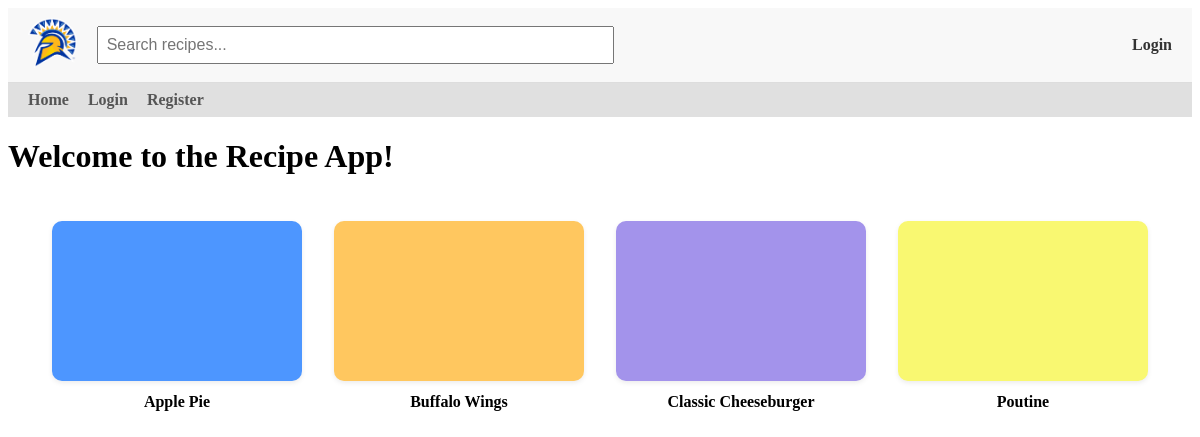
Before: / with the older database file.
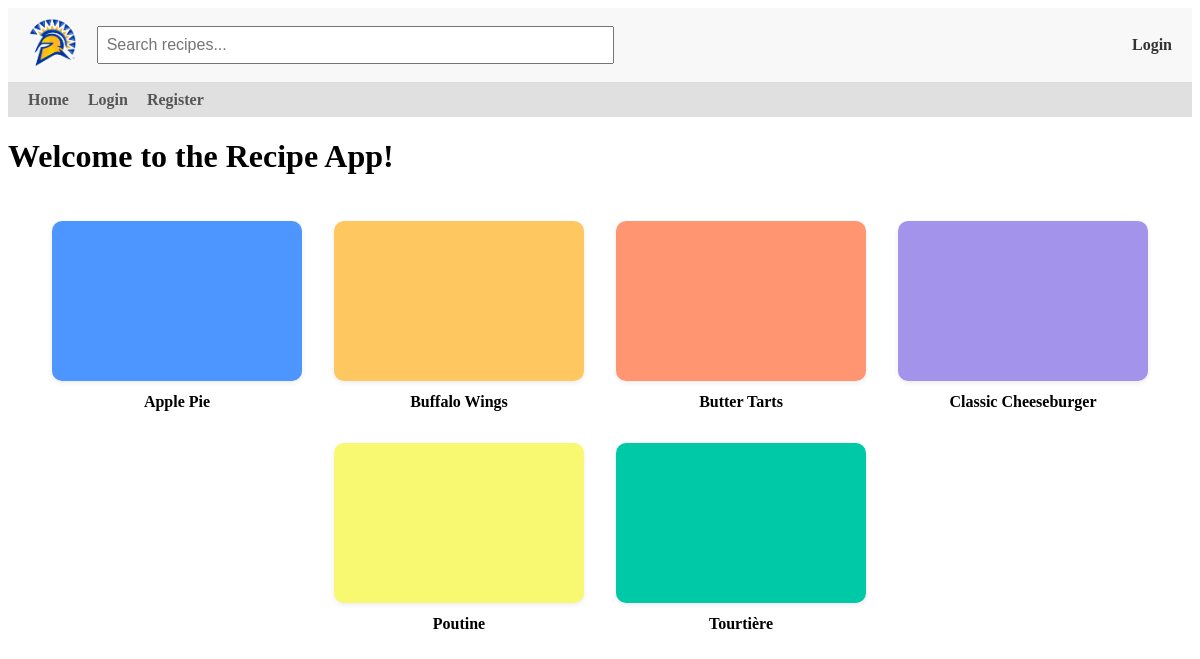
After: the same page with the newer database file.
### models.py (models this page shows)
class Recipe(db.Model):
    id = db.Column(db.Integer, primary_key=True)
    title = db.Column(db.String(100), nullable=False)
    description = db.Column(db.Text, nullable=False)
    ingredients = db.Column(db.Text, nullable=True)
    instructions = db.Column(db.Text, nullable=True)
    image_filename = db.Column(db.String(120), nullable=True)
    created = db.Column(db.DateTime, default=get_local_time)
    user_id = db.Column(db.Integer, db.ForeignKey('user.id'), nullable=False)
    user = db.relationship('User', backref=db.backref('user_recipes', lazy=True))

### app.py (the view)
@app.route('/', methods=['GET','POST'])
def home():
    recipes = Recipe.query.order_by(Recipe.title.asc()).all()
    return render_template('home.html', recipes=recipes)

### app.py (called while the page is built)
@app.context_processor
def inject_user():
    return dict(current_user=current_user)

### templates/home.html (shortened to what this page needs)
{% extends "base.html" %}
{% block content %}
<h1>Welcome to the Recipe App!</h1>
{% set colors = ['#FF6B6B', '#6BCB77', '#4D96FF', '#FFC75F', '#F9F871', '#A393EB', '#FF9671', '#00C9A7', '#D65DB1', '#845EC2'] %}
<div class="recipe-grid">
    {% for recipe in recipes %}
        {% set has_image = recipe.image_filename is not none %}
        {% set color = colors[recipe.id % colors|length] %}
        <a href="{{ url_for('recipe_details', id=recipe.id) }}"
            class="recipe-card {% if has_image %}has-image{% endif %}">
            <div class="recipe-card-box"
                style="background-color: {% if not has_image %}{{ color }}{% else %}transparent{% endif %};">
            </div>
            <div class="recipe-title">{{ recipe.title }}</div>
        </a>
    {% endfor %}
</div>
{% endblock %}

### templates/base.html (shortened to what this page needs)
<!DOCTYPE html>
<html lang="en">
<head>
</head>
<body>
    <div class="top-navbar">
        <div class="logo">
            <a href="{{ url_for('home') }}">
                <img src="{{ url_for('static', filename='spartan.png') }}" alt="Recipe App Logo">
            </a>
        </div>
        <div class="search-bar">
            <form action="{{ url_for('visitor_recipes') }}" method="get">
                <input type="text" name="q" placeholder="Search recipes...">
            </form>
        </div>
        <div class="login-link">
            {% if current_user.is_authenticated %}
                <a href="{{ url_for('logout') }}">Logout</a>
            {% elif session.get('visitor_email') %}
                <a href="{{ url_for('logout') }}">Exit Visitor Mode</a>
            {% else %}
                <a href="{{ url_for('login') }}">Login</a>
            {% endif %}        </div>
    </div>
    <div class="bottom-navbar">
    <a href="{{ url_for('home') }}" {% if request.endpoint == 'home' %}class="active"{% endif %}>Home</a>
    {% if current_user.is_authenticated %}
        <a href="{{ url_for('recipes') }}" {% if request.endpoint == 'recipes' %}class="active"{% endif %}>My Recipes</a>
        <a href="{{ url_for('make_recipe') }}" {% if request.endpoint == 'make_recipe' %}class="active"{% endif %}>Make Recipe</a>
        <a href="{{ url_for('logout') }}">Logout</a>
    {% elif session.get('visitor_email') %}
        <a href="{{ url_for('visitor_recipes') }}" {% if request.endpoint == 'visitor_recipes' %}class="active"{% endif %}>Visitor Recipes</a>
        <a href="{{ url_for('logout') }}">Exit Visitor Mode</a>
    {% else %}
        <a href="{{ url_for('login') }}" {% if request.endpoint == 'login' %}class="active"{% endif %}>Login</a>
        <a href="{{ url_for('register') }}" {% if request.endpoint == 'register' %}class="active"{% endif %}>Register</a>
    {% endif %}
    </div>
    {% block content %}{% endblock %}
</body>
</html>

### templates/base.html (style rules this page uses)
.top-navbar { display: flex; align-items: center; justify-content: space-between; padding: 10px 20px; background-color: #f8f8f8; border-bottom: 1px solid #ddd; }
.top-navbar .logo img { height: 50px; }
.top-navbar .search-bar { flex: 1; margin: 0 20px; }
.top-navbar .search-bar input[type="text"] { width: 50%; padding: 8px; font-size: 16px; }
.top-navbar .login-link a { margin-left: 20px; text-decoration: none; font-weight: bold; color: #333; }
.bottom-navbar { background-color: #e0e0e0; padding: 8px 20px; }
.bottom-navbar a { margin-right: 15px; text-decoration: none; font-weight: bold; color: #555; }

### templates/home.html (style rules this page uses)
.recipe-grid { display: flex; flex-wrap: wrap; justify-content: center; gap: 32px; padding: 24px; max-width: 1200px; margin: 0 auto; }
.recipe-card { width: 250px; height: auto; text-decoration: none; color: inherit; display: flex; flex-direction: column; align-items: center; }
.recipe-card-box { width: 100%; height: 160px; border-radius: 10px; overflow: hidden; box-shadow: 0 2px 5px rgba(0, 0, 0, 0.08); transition: transform 0.2s ease, box-shadow 0.2s ease; }
.recipe-title { margin-top: 12px; font-weight: bold; font-size: 1em; text-align: center; }

Changed rows visible on the page:
added Recipe: title "Butter Tarts"
added Recipe: title "Tourtière"
